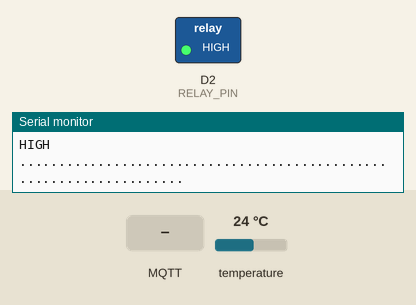
Simulated run of this sketch. Board: ESP8266 (NodeMCU). Parts: switched loads named in the sketch (green lamp = pin HIGH), the last lines printed to the serial monitor. Inputs (shaded band) come from the test bench; at power-on: temperature 24 °C. WiFi joins after 1.5 s; servers stay silent unless stated; random numbers use the default seed unless the sketch sets one; no MQTT or app messages arrive unless stated.

Above: at 2.8 s.
2.9 s: temperature set to 28.9 °C
6.3 s: temperature set to 30 °C
At 8.7 s:
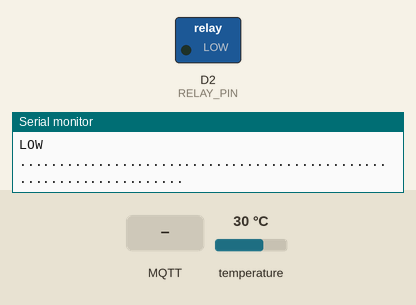
14.2 s: MQTT message "90" arrives on the first subscribed topic
At 16.8 s:
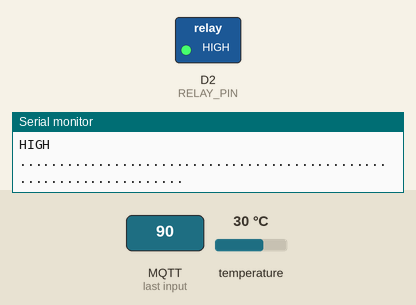
17.7 s: MQTT message "200" arrives on the first subscribed topic
At 20.2 s:
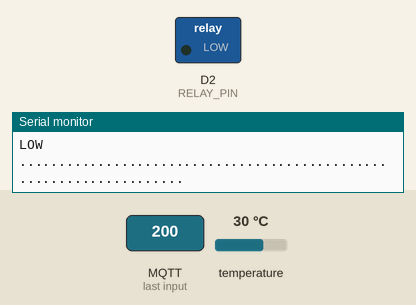
Timing chart, 0 to 21.5 s (numbered marks = the images above; inputs shaded):
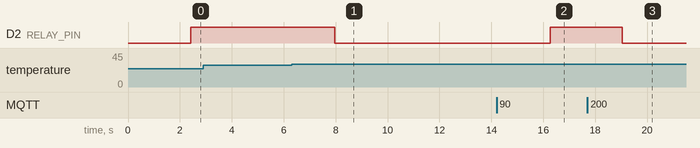

The sketch:

sketch_apr01a.ino
```cpp
#include <DallasTemperature.h>
#include <OneWire.h>

#include <PID_v1.h>

#include <ESP8266WiFi.h>
#include <PubSubClient.h>

#define ONE_WIRE_BUS D1
#define RELAY_PIN D2

const char* ssid = "ZHB";
const char* password = "12345678";
const char* mqtt_server = "m23.cloudmqtt.com";
const int mqttPort = 13634; // iot.eclipse.org - 1883  m23.cloudmqtt.com - 13634
const char* user= "ypdfqxdh";
const char* passw= "PuluE8hNViwT";

WiFiClient espClient;
PubSubClient client(espClient);

OneWire oneWire(ONE_WIRE_BUS);
DallasTemperature sensors(&oneWire);

double Setpoint, Input, Output;

double Kp=45, Ki=0.05, Kd=0;
PID myPID(&Input, &Output, &Setpoint, Kp, Ki, Kd, DIRECT);

int WindowSize = 1200000;
unsigned long windowStartTime;

void setup_wifi() {
   delay(100);
   Serial.print("Connecting to ");Serial.println(ssid);
   WiFi.begin(ssid, password);
   while (WiFi.status() != WL_CONNECTED) delay(500);
   randomSeed(micros());
   Serial.println("");Serial.println("WiFi connected");Serial.println("IP address: "); Serial.println(WiFi.localIP());
}

void callback(char* topic, byte* payload, unsigned int length)
{
  //client.publish("zhb/zhb", String("eto ga").c_str(), false);
  //byteToString(payload, length)
  char p =(char)payload[0];
  String strTopic(topic);
  String setValueAndroid = String((char)payload[0])+String((char)payload[1]);
  Serial.println(strTopic);
  if (strTopic =="zhb/set"){
    Serial.println(setValueAndroid);
    Setpoint = setValueAndroid.toInt();
  }
}

void reconnect() {
  while (!client.connected())
  {
    Serial.print("Attempting MQTT connection...");
    String clientId = "ESP8266Client-";
    clientId += String(random(0xffff), HEX);
    if (client.connect(clientId.c_str(),user,passw))
    {
      Serial.println("connected");
      client.subscribe("zhb/set");
    } else {
      Serial.print("failed, rc="); Serial.print(client.state());
      delay(2000);
    }
  }
}

void setup(){

  pinMode(RELAY_PIN, OUTPUT);
  digitalWrite(RELAY_PIN, LOW);
  Serial.begin(115200);
  Serial.println("Starting");
  windowStartTime = millis();

  Setpoint = 30.0;

  myPID.SetOutputLimits(0, WindowSize);
  myPID.SetMode(AUTOMATIC);

  setup_wifi();
  client.setServer(mqtt_server, mqttPort);
  client.setCallback(callback);
}

void loop(){

  if (!client.connected()) reconnect();
  client.loop();

  sensors.requestTemperatures();
  Input = sensors.getTempCByIndex(0);
  client.publish("zhb/temperature", String(Input).c_str(), false);
  Serial.print("Temperature: ");
  Serial.println(Input);
  myPID.Compute();

  Serial.print("          Setpoint: ");
  Serial.println(Setpoint);
  if (millis() - windowStartTime > WindowSize){
    windowStartTime += WindowSize;
  }

  Serial.print("OUTPUT: ");
  Serial.println(Output);

  if(((Output * WindowSize) > ((millis() - windowStartTime) * 100)) && Output > 20 ) {
    digitalWrite(RELAY_PIN, HIGH);
    Serial.println("HIGH ");
    client.publish("zhb/status", String("1").c_str(), false);
  }
  else {
    Serial.println("LOW ");
    digitalWrite(RELAY_PIN, LOW);
    client.publish("zhb/status", String("0").c_str(), false);
  }

  Serial.println("....................................................................");
  delay(2000);

}
```

Measured:
- the behaviour switches between 29.5 and 29.6 °C on temperature (found by bisection; images 0 and 1)
- after the input at 6.3 s, D2 (RELAY_PIN): HIGH → LOW after 1.7 s
- after the input at 14.2 s, D2 (RELAY_PIN): LOW → HIGH after 2.1 s
- after the input at 17.7 s, D2 (RELAY_PIN): HIGH → LOW after 1.3 s
